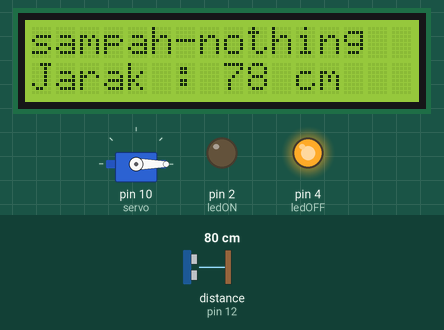
Recording of a sketch running on a simulated Arduino Uno, built with avr-gcc and run on an emulated ATmega328P. Shown: 16×2 character LCD, servo, output pins drawn as LEDs (lit = HIGH). Wiring (inferred from the names in the program): ultrasonic range finder: trigger pin 11; echo pin 12. The test bench sets the inputs (shaded band); at power-on: distance to the obstacle (sensor on pin 12) 80 cm. The echo pulse lasts 58.3 µs per cm; pins used as bus, display or sensor lines are not drawn; what the sketch prints to the serial monitor is not drawn.

Above: at 1.7 s.
1.8 s: distance to the obstacle (sensor on pin 12) set to 19 cm
At 4.1 s:
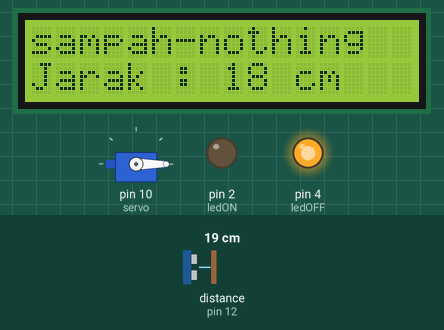
4.6 s: distance to the obstacle (sensor on pin 12) set to 15 cm
At 6.5 s:
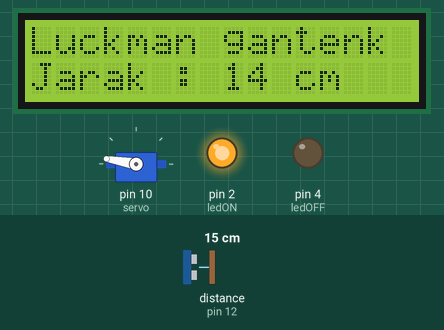
7.7 s: distance to the obstacle (sensor on pin 12) set to 2 cm
At 10.1 s:
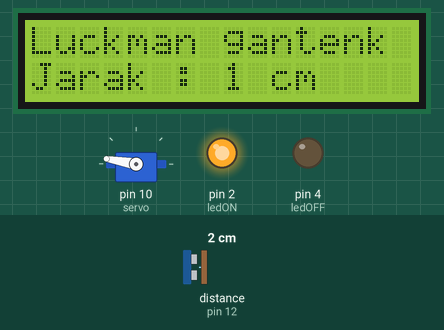
Timing chart, 0 to 11.6 s (numbered marks = the images above; inputs shaded):
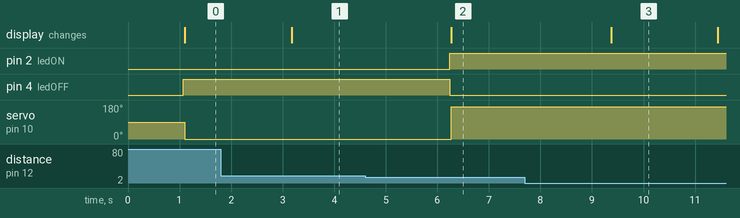

The sketch:

koding.ino
```cpp
#include <LiquidCrystal_I2C.h>
#include <Servo.h>
LiquidCrystal_I2C lcd(0x27, 16, 2);
Servo servo;
int trigPin = 11;
int echoPin = 12;
int ledON = 2;
int ledOFF = 4;
long duration;
int jarakCm;

void setup() {
  lcd.begin();
  pinMode(trigPin, OUTPUT); //trigPin sebagai OUTPUT
  pinMode(echoPin, INPUT); //echoPin sebagai INPUT
  pinMode(ledON, OUTPUT); //ledbiru sebagai OUTPUT
  pinMode(ledOFF, OUTPUT); //ledmerah sebagai OUTPUT
  servo.attach(10);
  Serial.begin(9600);
}

void loop() {
  digitalWrite(trigPin, LOW);//trigPin diberi sinyal LOW (di OFF kan)
  delayMicroseconds(2); //selama 1 microseconds
  digitalWrite(trigPin, HIGH); //trigPin diberi sinyal HIGH
  delayMicroseconds(5); // selama 1 microseconds
  digitalWrite(trigPin, LOW);//
  duration = pulseIn(echoPin, HIGH); //variabel echoPin menunggu sinyal pantul HIGH
  jarakCm = duration*0.034/2; // rumus jarak dalam cm
  Serial.print("Jarak ");
  Serial.print(jarakCm);
  Serial.println(" cm");
  if (jarakCm <= 15)
    {
    delay(1000);
    servo.write(170);
    digitalWrite(ledON,HIGH); //High 5 Volt
    digitalWrite(ledOFF,LOW); //Low 0.2 Volt
    lcd.setCursor(0,0);
    lcd.print("Luckman gantenk");
    lcd.setCursor(0,1);
    lcd.print(String("Jarak : ") + jarakCm + (" cm     "));
    }
    else
    {
    delay(1000);
    servo.write(0);
    digitalWrite(ledON,LOW); //Low 0.2 Volt
    digitalWrite(ledOFF,HIGH); //High 5 Volt
    lcd.setCursor(0,0);
    lcd.print("sampah-nothing ");
    lcd.setCursor(0,1);
    lcd.print(String("Jarak : ") + jarakCm + (" cm     "));
    }
}
```

Measured:
- the behaviour switches between 17 and 16 cm on distance to the obstacle (sensor on pin 12) (found by bisection; images 1 and 2)
- after the input at 1.8 s, the display: changes after 1.4 s (image 1)
- after the input at 4.6 s, pin 2 (ledON): LOW → HIGH after 1.6 s; pin 4 (ledOFF): HIGH → LOW after 1.6 s; servo on pin 10 (servo): 0° → 170° after 1.7 s; the display: changes after 1.7 s (image 2)
- after the input at 7.7 s, the display: changes after 1.7 s (image 3)
